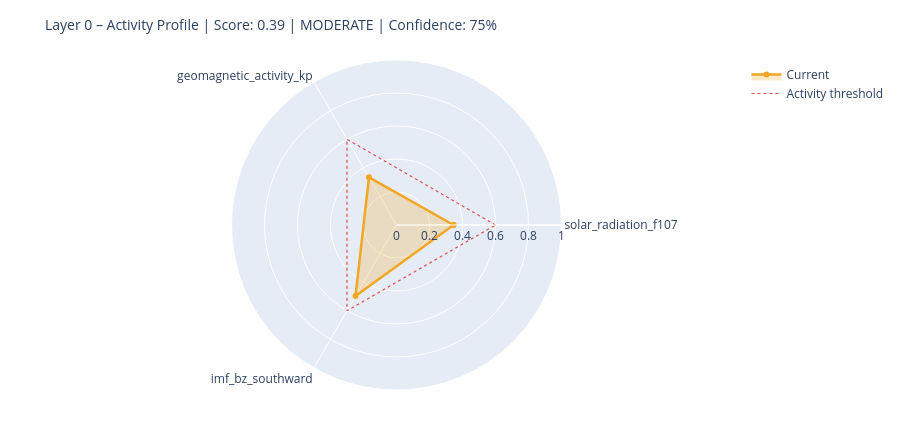

Notebook code cell kept with this figure:
### Markdown cell above
---
## 6. State Assessment & Handoff to Layer 1

### Code cell
# ============================================================
# STEP 1 – Collect raw values with source modes
# Mode: 'primary' | 'fallback_3h' | 'last_valid' | 'missing'
# ============================================================

def safe_last(df, col):
    if df is None or col not in df.columns: return None
    s = df[col].dropna()
    return float(s.iloc[-1]) if not s.empty else None

f107_now = safe_last(df_f107, 'f10.7')
bz_now   = safe_last(df_mag,  'bz_gsm')
kp_now   = safe_last(df_kp,   'kp')
sw_now   = safe_last(df_sw,   'speed')

source_modes = {
    'F10.7':    'primary'  if f107_now is not None else 'missing',
    'Kp':       'primary'  if kp_now   is not None else 'missing',
    'IMF_Bz':   'primary'  if bz_now   is not None else 'missing',
    'SW_speed': 'primary'  if sw_now   is not None else 'missing',
}

# Kp Fallback – 3h endpoint
if kp_now is None:
    try:
        r = requests.get(
            'https://services.swpc.noaa.gov/json/noaa-planetary-k-index.json',
            timeout=10)
        r.raise_for_status()
        fb = pd.DataFrame(r.json())
        tc = next((c for c in fb.columns if 'time' in c.lower()), fb.columns[0])
        kc = next((c for c in fb.columns if 'kp' in c.lower() and c != tc), None)
        if kc:
            fb[kc] = fb[kc].astype(str).str.extract(r'([0-9]+(?:\.[0-9]*)?)')[0]
            fb[kc] = pd.to_numeric(fb[kc], errors='coerce')
            fb = fb[fb[kc] >= 0].dropna(subset=[kc])
            if not fb.empty:
                kp_now = float(fb[kc].iloc[-1])
                source_modes['Kp'] = 'fallback_3h'
                print(f'  Kp fallback (3h): {kp_now:.1f}')
    except Exception as e:
        print(f'  Kp fallback failed: {e}')

# Solar Wind Fallback – last valid value
if sw_now is None and df_sw is not None and 'speed' in df_sw.columns:
    s = df_sw['speed'].dropna()
    if not s.empty:
        sw_now = float(s.iloc[-1])
        source_modes['SW_speed'] = 'last_valid'
        print(f'  SW fallback (last_valid): {sw_now:.0f} km/s')

print()
print('Source modes:', source_modes)

# ============================================================
# STEP 2 – Score from available components only
# ============================================================

def norm(v, lo, hi):
    if v is None: return None
    return max(0.0, min(1.0, (v - lo) / (hi - lo)))

COMPONENTS = {
    'solar_radiation_f107':    (f107_now, norm(f107_now, 60, 250)),
    'geomagnetic_activity_kp': (kp_now,   norm(kp_now,   0,   9)),
    'imf_bz_southward':        (bz_now,   norm(-(bz_now or 0) if bz_now else None, -5, 30)
                                           if bz_now is not None else None),
    'solar_wind_speed':        (sw_now,   norm(sw_now, 300, 800)),
}

available   = {k: v[1] for k, v in COMPONENTS.items() if v[1] is not None}
unavailable = [k for k, v in COMPONENTS.items() if v[1] is None]

layer0_score = round(sum(available.values()) / len(available), 4) if available else None
confidence   = round(len(available) / len(COMPONENTS), 2)

level = ('unknown'  if layer0_score is None
         else 'calm'     if layer0_score < 0.3
         else 'moderate' if layer0_score < 0.6
         else 'active')

# ============================================================
# STEP 3 – Dominant Driver
# ============================================================

def dominant_driver(kp, f107, bz, sw):
    candidates = []
    if kp   is not None and kp   >= 4:   candidates.append(('geomagnetic',    kp / 9))
    if sw   is not None and sw   >= 500:  candidates.append(('solar_wind',     sw / 800))
    if bz   is not None and bz   <= -5:   candidates.append(('imf_southward',  abs(bz) / 30))
    if f107 is not None and f107 >= 150:  candidates.append(('solar_radiation',f107 / 250))
    return max(candidates, key=lambda x: x[1])[0] if candidates else 'none'

driver = dominant_driver(kp_now, f107_now, bz_now, sw_now)

# ============================================================
# STEP 4 – Downstream expectations
# ============================================================

def downstream_expectation(driver, score, kp, bz, f107):
    exp = {
        'magnetosphere':        'calm',
        'ionosphere':           'calm',
        'schumann_resonance':   'unchanged',
        'lithosphere_currents': 'low',
    }
    if driver == 'geomagnetic' or (kp and kp >= 5):
        exp['magnetosphere']        = 'compressed / storm'
        exp['ionosphere']           = 'elevated disturbance (TEC variability)'
        exp['schumann_resonance']   = 'elevated amplitude possible'
        exp['lithosphere_currents'] = 'elevated induction currents'
    elif driver == 'imf_southward' or (bz and bz <= -5):
        exp['magnetosphere']        = 'energy coupling active'
        exp['ionosphere']           = 'elevated electron density possible'
        exp['schumann_resonance']   = 'slight modulation possible'
    elif driver == 'solar_radiation' or (f107 and f107 >= 150):
        exp['ionosphere']           = 'elevated ionization (F-layer)'
        exp['schumann_resonance']   = 'slightly elevated background activity'
    return exp

downstream = downstream_expectation(driver, layer0_score, kp_now, bz_now, f107_now)

# ============================================================
# CONSOLE OUTPUT
# ============================================================

W = 58
print('=' * W)
print('LAYER 0 – STATE ASSESSMENT')
print('=' * W)
for name, (raw_v, score_v) in COMPONENTS.items():
    if score_v is not None:
        bar = '█' * int(score_v * 20) + '░' * (20 - int(score_v * 20))
        print(f'  {name:<35}  {bar}  {score_v:.2f}')
    else:
        print(f'  {name:<35}  {"─" * 20}  n/a')
print('-' * W)
print(f'  Score ({len(available)}/{len(COMPONENTS)} components):  {layer0_score:.3f}')
print(f'  Confidence:         {confidence:.0%}')
print(f'  Level:              {level.upper()}')
print(f'  Dominant Driver:    {driver}')

# Radar chart
cats = list(available.keys())
vals = list(available.values())
if len(cats) >= 3:
    fig = go.Figure()
    fig.add_trace(go.Scatterpolar(
        r=vals + [vals[0]], theta=cats + [cats[0]],
        fill='toself', fillcolor='rgba(242,166,35,0.25)',
        line=dict(color='#F2A623', width=2.5), name='Current'
    ))
    fig.add_trace(go.Scatterpolar(
        r=[0.6] * (len(cats) + 1), theta=cats + [cats[0]],
        line=dict(color='#E24B4A', dash='dot', width=1.2),
        mode='lines', name='Activity threshold'
    ))
    fig.update_layout(
        title=dict(text=f'Layer 0 – Activity Profile | Score: {layer0_score:.2f} | {level.upper()} | Confidence: {confidence:.0%}',
                   font=dict(size=14)),
        polar=dict(radialaxis=dict(visible=True, range=[0, 1])),
        height=430, showlegend=True,
        margin=dict(l=60, r=60, t=60, b=40)
    )
    fig.show()

### Figure 1 — Plotly figure (JSON) as saved in the notebook; plotly's stock layout.template omitted (floating-point values rounded to 4 significant figures)
{"data": [{"fill": "toself", "fillcolor": "rgba(242,166,35,0.25)", "line": {"color": "#F2A623", "width": 2.5}, "name": "Current", "r": [0.3457, 0.3333, 0.4969, 0.3457], "theta": ["solar_radiation_f107", "geomagnetic_activity_kp", "imf_bz_southward", "solar_radiation_f107"], "type": "scatterpolar"}, {"line": {"color": "#E24B4A", "dash": "dot", "width": 1.2}, "mode": "lines", "name": "Activity threshold", "r": [0.6, 0.6, 0.6, 0.6], "theta": ["solar_radiation_f107", "geomagnetic_activity_kp", "imf_bz_southward", "solar_radiation_f107"], "type": "scatterpolar"}], "layout": {"height": 430, "margin": {"b": 40, "l": 60, "r": 60, "t": 60}, "polar": {"radialaxis": {"range": [0, 1], "visible": true}}, "showlegend": true, "title": {"font": {"size": 14}, "text": "Layer 0 – Activity Profile | Score: 0.39 | MODERATE | Confidence: 75%"}}}
